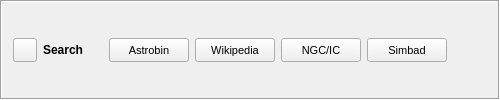
         <widget class="QFrame" name="HiddenAstrobinSearchFrame">
          <property name="frameShape">
           <enum>QFrame::Box</enum>
          </property>
          <property name="frameShadow">
           <enum>QFrame::Sunken</enum>
          </property>
          <layout class="QHBoxLayout" name="objectInfoLayoutH2b">
           <property name="topMargin">
            <number>3</number>
           </property>
           <property name="bottomMargin">
            <number>3</number>
           </property>
           <item>
            <layout class="QGridLayout" name="objectInfoLayoutGrid2b">
             <item row="0" column="0">
              <widget class="QPushButton" name="showAstrobinDetailsButton">
               <property name="sizePolicy">
                <sizepolicy hsizetype="Fixed" vsizetype="Fixed">
                 <horstretch>0</horstretch>
                 <verstretch>0</verstretch>
                </sizepolicy>
               </property>
               <property name="minimumSize">
                <size>
                 <width>24</width>
                 <height>24</height>
                </size>
               </property>
               <property name="maximumSize">
                <size>
                 <width>24</width>
                 <height>24</height>
                </size>
               </property>
               <property name="toolTip">
                <string>Maximize the Astrobin search details section</string>
               </property>
               <property name="text">
                <string/>
               </property>
               <property name="icon">
                <iconset theme="window-maximize">
                 <normaloff>.</normaloff>.</iconset>
               </property>
              </widget>
             </item>
             <item row="0" column="1">
              <widget class="QLabel" name="SearchLabel2">
               <property name="minimumSize">
                <size>
                 <width>60</width>
                 <height>0</height>
                </size>
               </property>
               <property name="maximumSize">
                <size>
                 <width>60</width>
                 <height>32</height>
                </size>
               </property>
               <property name="font">
                <font>
                 <weight>75</weight>
                 <bold>true</bold>
                </font>
               </property>
               <property name="toolTip">
                <string>Select a button to search for the selected object on the internet.</string>
               </property>
               <property name="text">
                <string>Search</string>
               </property>
              </widget>
             </item>
             <item row="0" column="2">
              <widget class="QPushButton" name="astrobinButton2">
               <property name="sizePolicy">
                <sizepolicy hsizetype="Preferred" vsizetype="Preferred">
                 <horstretch>0</horstretch>
                 <verstretch>0</verstretch>
                </sizepolicy>
               </property>
               <property name="maximumSize">
                <size>
                 <width>100</width>
                 <height>32</height>
                </size>
               </property>
               <property name="font">
                <font>
                 <pointsize>8</pointsize>
                </font>
               </property>
               <property name="toolTip">
                <string>Search Astrobin for the selected object using the search constraints in this section.</string>
               </property>
               <property name="text">
                <string>Astrobin</string>
               </property>
              </widget>
             </item>
             <item row="0" column="3">
              <widget class="QPushButton" name="searchWikipedia2">
               <property name="sizePolicy">
                <sizepolicy hsizetype="Preferred" vsizetype="Preferred">
                 <horstretch>0</horstretch>
                 <verstretch>0</verstretch>
                </sizepolicy>
               </property>
               <property name="maximumSize">
                <size>
                 <width>100</width>
                 <height>32</height>
                </size>
               </property>
               <property name="font">
                <font>
                 <pointsize>8</pointsize>
                </font>
               </property>
               <property name="toolTip">
                <string>Search Wikipedia for the selected object.</string>
               </property>
               <property name="text">
                <string>Wikipedia</string>
               </property>
              </widget>
             </item>
             <item row="0" column="4">
              <widget class="QPushButton" name="searchNGCICImages2">
               <property name="sizePolicy">
                <sizepolicy hsizetype="Preferred" vsizetype="Preferred">
                 <horstretch>0</horstretch>
                 <verstretch>0</verstretch>
                </sizepolicy>
               </property>
               <property name="maximumSize">
                <size>
                 <width>100</width>
                 <height>32</height>
                </size>
               </property>
               <property name="font">
                <font>
                 <pointsize>8</pointsize>
                </font>
               </property>
               <property name="toolTip">
                <string>Search the Professor Seligman online site for NGC/IC images.</string>
               </property>
               <property name="text">
                <string>NGC/IC</string>
               </property>
              </widget>
             </item>
             <item row="0" column="5">
              <widget class="QPushButton" name="searchSimbad2">
               <property name="sizePolicy">
                <sizepolicy hsizetype="Preferred" vsizetype="Preferred">
                 <horstretch>0</horstretch>
                 <verstretch>0</verstretch>
                </sizepolicy>
               </property>
               <property name="maximumSize">
                <size>
                 <width>100</width>
                 <height>32</height>
                </size>
               </property>
               <property name="font">
                <font>
                 <pointsize>8</pointsize>
                </font>
               </property>
               <property name="toolTip">
                <string>Search Simbad.</string>
               </property>
               <property name="text">
                <string>Simbad</string>
               </property>
              </widget>
             </item>
            </layout>
           </item>
           <item>
            <spacer name="searchastrobinspacer2">
             <property name="orientation">
              <enum>Qt::Horizontal</enum>
             </property>
             <property name="sizeHint" stdset="0">
              <size>
               <width>40</width>
               <height>20</height>
              </size>
             </property>
            </spacer>
           </item>
          </layout>
         </widget>
